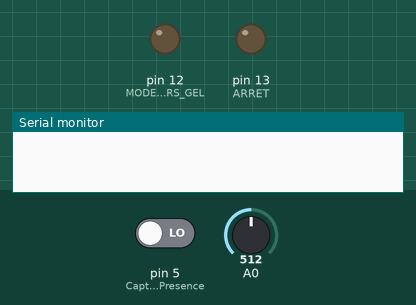
The sketch below on a simulated Arduino Uno, built with avr-gcc and run on an emulated ATmega328P. On the bench: output pins drawn as LEDs (lit = HIGH), the last lines printed to the serial monitor. The inputs (shaded band) are chosen by the test bench; at power-on: A0 = 512, pin 5 (CapteurPresence) LOW.

Above: at 1.2 s.
1.3 s: A0 set to 304
2.8 s: A0 set to 274
At 3.5 s:
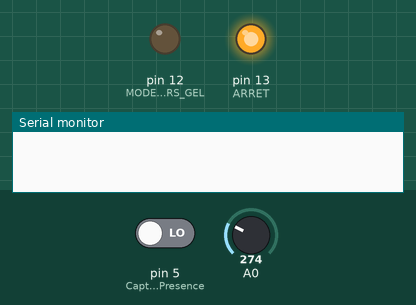
4.5 s: A0 set to 306
At 5.7 s:
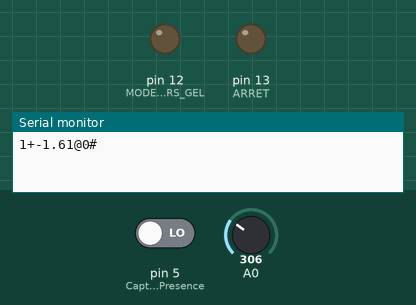
6.0 s: A0 set to 122
At 40.2 s:
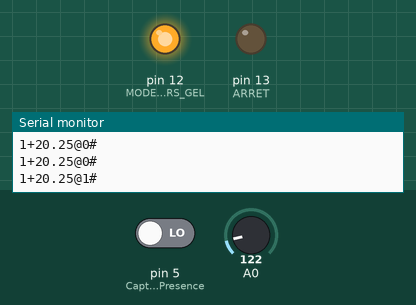
Timing chart, 0 to 41.0 s (numbered marks = the images above; inputs shaded):
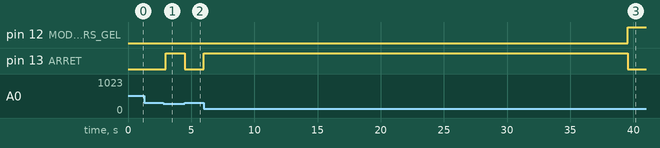

The sketch:

codeFonctionnelle.cpp.ino
```cpp
#include <math.h>
#include "capteur.h"
#include "consigne.h"
#include "xbee.h"

SoftwareSerial XBee(2, 3);

capteur * donnee = new capteur();
consigne * chauffe = new consigne();
xbee * communication = new xbee();
int power, messageRecu;
int heure = 10;
const int MODE_HORS_GEL = 12;
const int ARRET = 13;
float digit1, digit2, virgule, decimal1, decimal2, plus, consigne, finDeChaine, idDigit1, idDigit2, idDigit3;
char tram[500];
int id = 1, compteur = 0, result;
double temp;
bool isGood;

void setup() {
  Serial.begin(9600);
  pinMode(MODE_HORS_GEL, OUTPUT);
  pinMode(ARRET, OUTPUT);
}

void loop()
{
     messageRecu = Serial.read();

      if (messageRecu != -1)
     {
        if (messageRecu == 122)
        {
          idDigit1 = Serial.read();
          idDigit2 = Serial.read();
          idDigit3 = Serial.read();

         if (id == ((idDigit1-48) *100 + (idDigit2 -48) *10 + (idDigit3-48)))
         {
          isGood = true;

          plus = Serial.read();
          digit1 = Serial.read();
          digit2 = Serial.read();
          virgule = Serial.read();
          decimal1 = Serial.read();
          decimal2 = Serial.read();
          finDeChaine = Serial.read();
         }
         else
         {

          for (int i=0; i<8; i++)
          {
            Serial.read();
          }
          isGood = false;
         }

       if (id == isGood)
       {
          if (finDeChaine == 33)
          {
            consigne = (digit1 - 48) * 10 + (digit2 - 48) + (decimal1-48) / 10 + (decimal2-48) / 100;
          }
          else
          {
          }
        }
        else
        {
        }
        }
        else
        {
        }
     }
     else
     {
     }

 temp = donnee->Convert_temperature(analogRead(0));

  donnee->capteur::set_timer(80);

  int hors_gel = donnee->capteur::detecte_presence();


char tmp[50];
dtostrf(temp, 4, 2, tmp);
snprintf(tram, 50, "%d+%s@%d#\0", id, tmp, hors_gel);

  chauffe->consigne::put_hors_gel(hors_gel);

  power = chauffe->consigne::consigne_de_chauffe(hors_gel, temp, consigne, heure, power);

  compteur ++;

result = compteur % 10;
if (result == 0)
{
  Serial.println(tram);
}
  delay(500);
}
```

capteur.cpp
```cpp
#include "xbee.h"
#include "capteur.h"
#include "consigne.h"
#include <math.h>

// creation des entrées et sorties Analogique
int capteur::InitAnalog(){

  //entrer analogique
  pinMode(CapteurPresence, INPUT);
}

//convertie les données recue par le capteur de Température en degré °C
double capteur::Convert_temperature(int RawADC)
  {
    Temp = log(((10240000/RawADC) - 10000));
    Temp = 1 / (0.001129148 + (0.000234125 + (0.0000000876741 * Temp * Temp
    ))* Temp );
    Temp = 278.15 - Temp;

    return Temp;
  }

//permet de detecter une présence ou non / active le mode hors gel si nécessaire
int capteur::detecte_presence(){

    if (digitalRead(CapteurPresence) == HIGH){
      presence = 0;
    }else{
      presence = presence + 1 ;
    }
      if (presence >= timer)
      {
        hors_gel = true;
      }
      if (presence < timer)
      {
       // Serial.print("time :");
       // Serial.println(presence);
        hors_gel = false;
      }
    return hors_gel;
}

// set le timer pour la mise en hors gel
int capteur::set_timer(int temps){
  timer=temps;
}

//fonction de test du comptage de timer
void capteur::affiche_presence(){
 // Serial.println(presence);
}
```

capteur.h
```cpp
 #pragma once
 #include <arduino.h>

class capteur
{
public:

  int InitAnalog();

	int setTemp(int temperature);
  double Convert_temperature(int RawADC);

  int detecte_presence();
  int set_timer(int temps);
  void affiche_presence();

private:

  float Temp;
  int presence = 0;
  bool hors_gel;
  int timer;
  const int CapteurPresence = 5;

};
```

consigne.cpp
```cpp
#include "xbee.h"
#include "capteur.h"
#include "consigne.h"

// creation des entrées et sorties Analogique
int consigne::InitAnalog(){

  pinMode(MODE_HORS_GEL, OUTPUT);
  pinMode(ARRET, OUTPUT);
}

// active / desactive le mode hors_gel
int consigne::put_hors_gel(bool hors_gel){

  if( hors_gel == 1){
    digitalWrite(MODE_HORS_GEL,HIGH);
  }else if(hors_gel == 0){
    digitalWrite(MODE_HORS_GEL,LOW);
  }
  return hors_gel;
}

// controle le marche / arret du radiateur
int consigne::consigne_de_chauffe(bool hors_gel, float tempActuel, float consigneRad, int heure, int power){

  /*if(heure < 6 || heure > 22){
    consigneRad = 16;
  }*/

  if(tempActuel < consigneRad || hors_gel == 1){
    digitalWrite(ARRET,LOW);
    power = 1;
   // Serial.println("chauffage en fonctionnement");
  }else if (tempActuel > consigneRad ){
    digitalWrite(ARRET,HIGH);
    power = 0;
   // Serial.println("chauffage à l'arret");
  }

  return power;
}
```

consigne.h
```cpp
#pragma once
#include <arduino.h>

class consigne
{
  public:

  int InitAnalog();

  int put_hors_gel(bool hors_gel);
  int consigne_de_chauffe(bool hors_gel , float tempActuel, float consigneRad, int heure, int power);

  private:

    bool hors_gel;

    const int MODE_HORS_GEL = 12;
    const int ARRET = 13;
};
```

xbee.cpp
```cpp
#include "xbee.h"
#include "capteur.h"
#include "consigne.h"

void xbee::reception_consigne(){

    // read the incoming byte:
     int jour, messageRecu;
     float digit1, digit2, virgule, decimal1, decimal2, finDeChaine, temperatureConsigne;
     messageRecu = Serial.read();

     if (messageRecu != -1)
     {

        if (messageRecu == 43)
        {
          jour = Serial.read();

          digit1 = Serial.read();

          digit2 = Serial.read();

          virgule = Serial.read();

          decimal1 = Serial.read();

          decimal2 = Serial.read();

          finDeChaine = Serial.read();

          if (finDeChaine == 33)
          {
            Serial.println("consigne reçu :");
            temperatureConsigne = (digit1 - 48) * 10 + (digit2 - 48) + (decimal1-48) / 10 + (decimal2-48) / 100;
            Serial.println(temperatureConsigne);
          }
          else
          {
            Serial.println("La chaine à été corompu");
          }

        }
        else
        {
          Serial.println("Le caractère de début de chaine est incorrect");
        }

     }
     else
     {
       Serial.println("Aucun message reçu");
       Serial.println(temperatureConsigne);

     }

}

float xbee::getConsigne()
{
 return consigne;
}
```

xbee.h
```cpp
#pragma once
#include "SoftwareSerial.h"
#include <arduino.h>

class xbee
{
  public :

  void reception_consigne();
  float setConsigne(float newConsigne);
  float getConsigne();


  private :

  int i;
  int messageRecu;
  //char tempRad[100] = "1%27.50+"; // Temperature actuel
  float consigne;
  int jour;

};
```

Measured:
- the behaviour switches between 290 and 289 on A0 (found by bisection; images 0 and 1)
- after the input at 1.3 s, every drawn part: stays the same
- after the input at 2.8 s, pin 13 (ARRET): LOW → HIGH after 0.21 s
- after the input at 4.5 s, pin 13 (ARRET): HIGH → LOW at once
- after the input at 6.0 s, pin 13 (ARRET): LOW → HIGH at once, → LOW 33.5 s later
